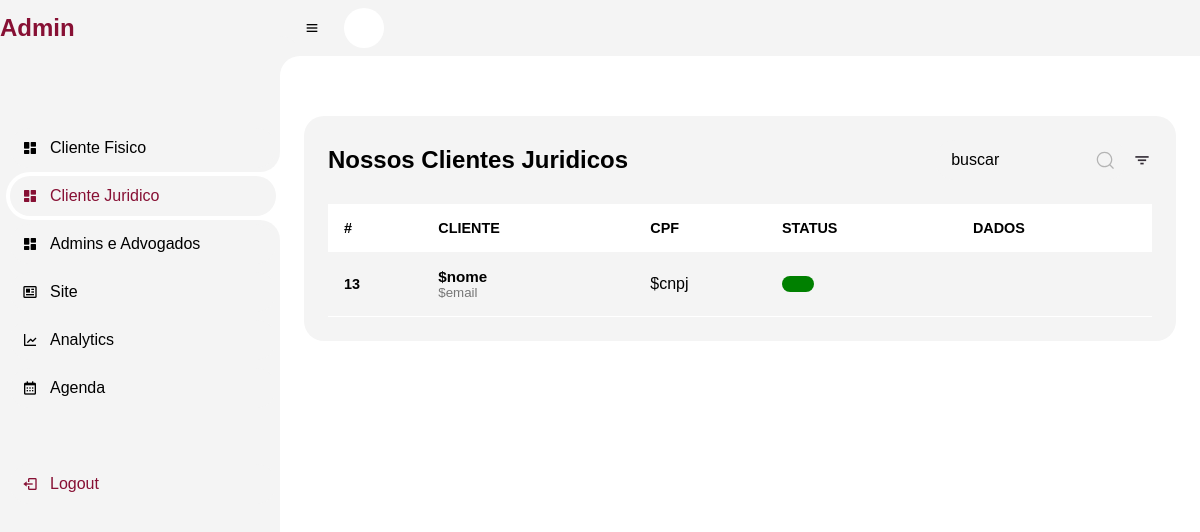
Page /clienteJ.php on the earlier database version.
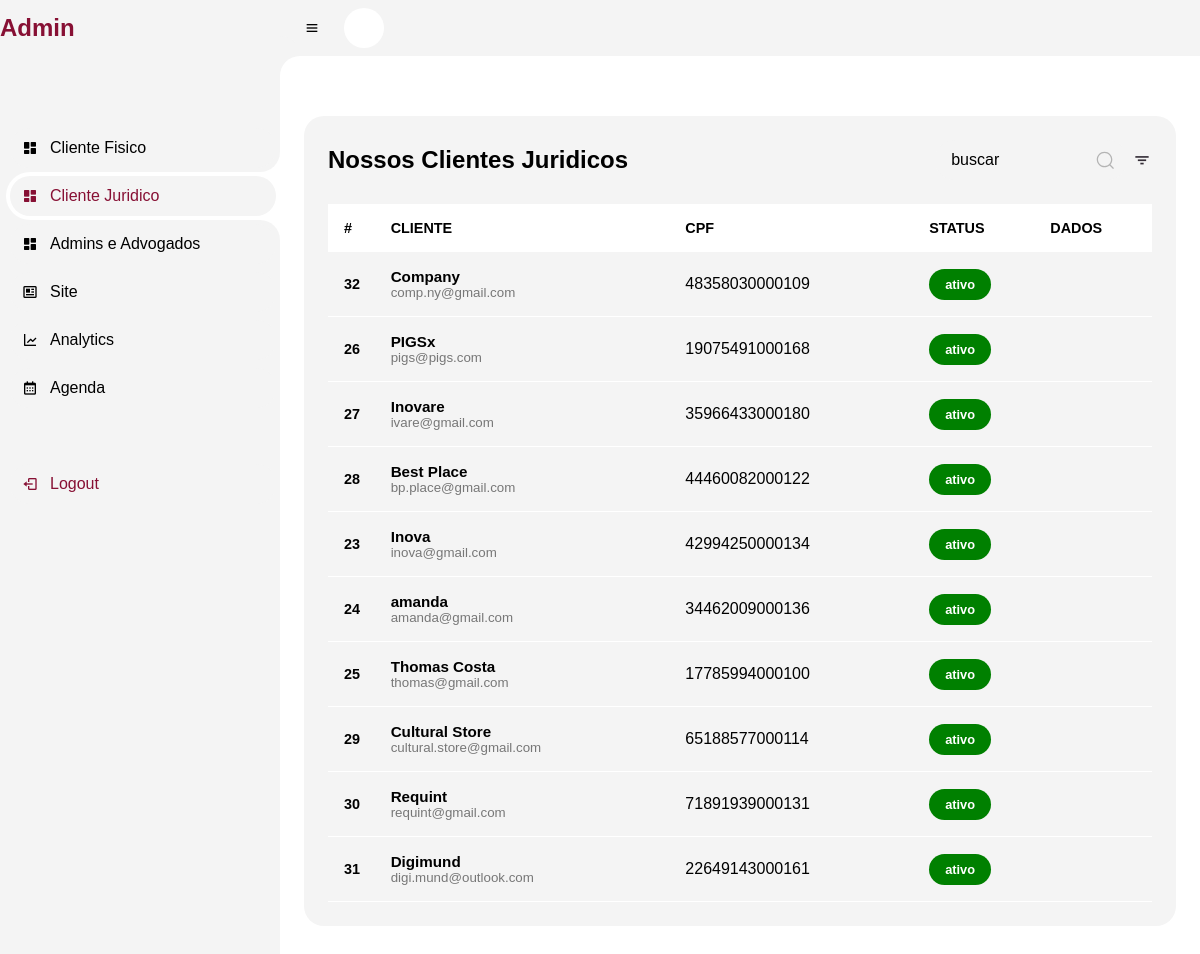
Same page on the later database version.
### tables this page shows
CREATE TABLE IF NOT EXISTS `tb_cliente_juridico` (
  `cod` int(11) NOT NULL AUTO_INCREMENT,
  `nome` varchar(100) NOT NULL,
  `email` varchar(100) NOT NULL,
  `celular` varchar(15) NOT NULL,
  `endereco` varchar(100) NOT NULL,
  `cidade` varchar(50) NOT NULL,
  `senha` varchar(32) NOT NULL,
  `cnpj` varchar(15) NOT NULL,
  `foto` varchar(100) NOT NULL,
  `status` varchar(10) NOT NULL,
  PRIMARY KEY (`cod`)
);

### clienteJ.php (the view, shortened to what this page needs)
<?php
include('menu-admin.php');
?>
<html lang="en">
<head>
    <link rel="stylesheet" href="css/admin.css">
    <link rel="stylesheet" href="https://maxst.icons8.com/vue-static/landings/line-awesome/line-awesome/1.3.0/css/line-awesome.min.css">
</head>
<body class="dark">
    <section id=content>
        <main>
            <?php
            require('connect.php');
            $perfis = mysqli_query($con, "SELECT * FROM `tb_cliente_juridico`");
            echo   "<div class=table-data>";
            echo    "<div class=order>";
            echo      "<div class=head>";
            echo          " <h3>Nossos Clientes Juridicos</h3>";
            echo  " <div class=search>";
            echo    "<input type=text class=search__input placeholder=buscar onkeyup=pesquisar(this.value)";
            echo   "<button class=search__button>";
            echo "</div>";
            echo            "<i class='bx bx-filter'></i>";
            echo       "</div>";
            echo       "<table width=100%>";
            echo              "<thead>";
            echo                "<tr>";
            echo                     "<th>#</th>";
            echo                    "<th></span>CLIENTE</th>";
            echo                    "<th></span>CPF</th>";
            echo                  "<th></span>STATUS</th>";
            echo                  "<th></span>DADOS</th>";
            while ($perfil = mysqli_fetch_array($perfis)) {
                echo             "</tr>";
                echo        "</thead>";
                echo        "<tbody>";
                echo          "<tr>";
                echo              "<td class=cod>$perfil[cod]</td>";
                echo             "<td>";
                echo   "<div class=client>";
                echo   "<div class=client-info>";
                echo  "<h4>$perfil[nome]</h4>";
                echo  "<small>$perfil[email]</small>";
                echo   "</div>";
                echo  "</div>";
                echo  "</td>";
                echo  "<td>$perfil[cnpj]</td>";
                echo "<td>";
                echo "<span class='status ";
                if ($perfil['status'] == "ativo") {
                    echo "success";
                } elseif ($perfil['status'] == "inativo") {
                    echo "danger";
                } elseif ($perfil['status'] == "ausente") {
                    echo "warning";
                }
                echo "'>$perfil[status]</span>";
                echo "</td>";
                echo  "<td>";
                echo  "<div id=icones>";
                echo  "<a href=./formularios/alterar-statusJ.php?cod=$perfil[cod]><i class='uil uil-edit'></i></a>";
                echo  "<a href=javascript:confirmar($perfil[cod])><i class='uil uil-trash-alt'></i></a>";
                echo  "</div>";
                echo "</td>";
            }
            echo "</div>";
            echo   "</div>";
            ?>
        </main>
    </section>
</body>
</html>

Differences in the rows shown:
removed tb_cliente_juridico: cod "13", nome "$nome", email "$email", cnpj "$cnpj"
added tb_cliente_juridico: cod "32", nome "Company", email "comp.ny@gmail.com", cnpj "48358030000109", status "ativo"
added tb_cliente_juridico: cod "26", nome "PIGSx", email "pigs@pigs.com", cnpj "19075491000168", status "ativo"
added tb_cliente_juridico: cod "27", nome "Inovare", email "ivare@gmail.com", cnpj "35966433000180", status "ativo"
added tb_cliente_juridico: cod "28", nome "Best Place", email "bp.place@gmail.com", cnpj "44460082000122", status "ativo"
added tb_cliente_juridico: cod "23", nome "Inova", email "inova@gmail.com", cnpj "42994250000134", status "ativo"
added tb_cliente_juridico: cod "24", nome "amanda", email "amanda@gmail.com", cnpj "34462009000136", status "ativo"
added tb_cliente_juridico: cod "25", nome "Thomas Costa", email "thomas@gmail.com", cnpj "17785994000100", status "ativo"
added tb_cliente_juridico: cod "29", nome "Cultural Store", email "cultural.store@gmail.com", cnpj "65188577000114", status "ativo"
added tb_cliente_juridico: cod "30", nome "Requint", email "requint@gmail.com", cnpj "71891939000131", status "ativo"
added tb_cliente_juridico: cod "31", nome "Digimund", email "digi.mund@outlook.com", cnpj "22649143000161", status "ativo"
